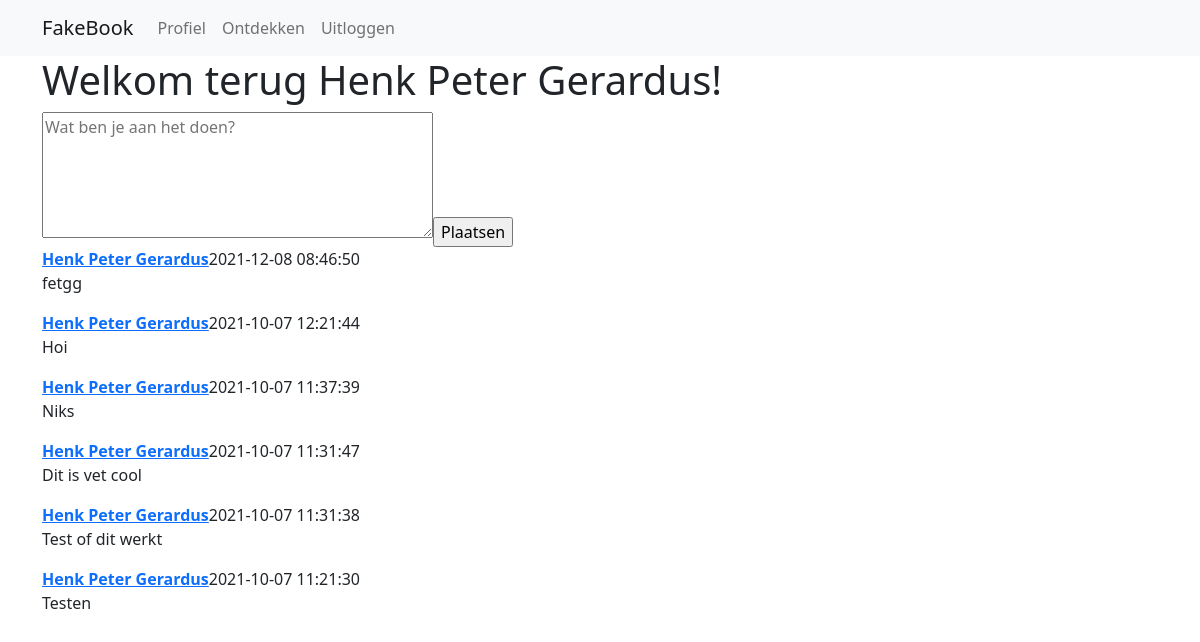
The app's page / (signed in) with its own data.
### tables this page shows
CREATE TABLE `user` (
  `id` int(11) NOT NULL,
  `email` varchar(250) DEFAULT NULL,
  `password` text DEFAULT NULL,
  `firstName` varchar(100) DEFAULT NULL,
  `lastName` varchar(100) DEFAULT NULL,
  `country` varchar(100) DEFAULT NULL,
  `profilePicUrl` varchar(500) DEFAULT NULL,
  `biography` text DEFAULT NULL,
  `birthdate` date DEFAULT NULL,
  `gender` int(11) DEFAULT NULL,
  `profileFont` varchar(100) DEFAULT NULL,
  `profileColor` varchar(100) DEFAULT NULL
);

CREATE TABLE `post` (
  `id` int(11) NOT NULL,
  `userId` int(11) DEFAULT NULL,
  `content` text DEFAULT NULL,
  `postDate` datetime DEFAULT NULL
);

### functions.php (called while the page is built, shortened)
<?php
function getUserData($db, $userId){
    $sql = "SELECT * FROM user WHERE id='".$userId."' ORDER BY id LIMIT 1";
    if($result = $db->prepare($sql)){
        $result->execute();
        if($result->rowCount() == 1){
            $result = $result->fetchAll(PDO::FETCH_ASSOC);
            $result = $result[0];
            return $result;
        } else {
            return null;
        }
    } else {
        return null;
    }
}
?>

### classes/post.class.php (the view, shortened to what this page needs)
<?php
class Post{
    private $db;
    private $id;
    private $content;
    private $date;
    private $userId;
    private $userFullName;
    public function __construct($db, $id){
        $this->db = $db;
        $this->id = $id;
        $this->getPostData();
    }
    private function getPostData(){
        $sql = "SELECT * FROM post WHERE id=".$this->id;
        if($result = $this->db->prepare($sql)){
            $result->execute();
            if($result->rowCount() > 0){
                $result = $result->fetchAll(PDO::FETCH_ASSOC);
                $result = $result[0];
                $this->content = $result["content"];
                $this->date = $result["postDate"];
                $this->userId = $result["userId"];
            }
        }
    }
    private function getUserData(){
        $sql = "SELECT firstName, lastName, profilePicUrl FROM user WHERE id='".$this->userId."' LIMIT 1";
        if($result = $this->db->prepare($sql)){
            $result->execute();
            if($result->rowCount() == 1){
                $result = $result->fetchAll(PDO::FETCH_ASSOC);
                $result = $result[0];
                $this->userFullName = $result["firstName"] . " " . $result["lastName"];
            }
        }
    }
    private function UserExists(){
        if(isset($this->userFullName) && strlen($this->userFullName) > 1){
            return true;
        } else {
            return false;
        }
    }
    public function render(){
        if($this->userExists()){
            echo "<div class=\"post\">";
                echo "<a href=\"?profileId=".$this->userId."\"><strong>".$this->userFullName."</strong></a>";
                echo "<span class=\"date\">".$this->date."</span>";
                echo "<p>".$this->content."</p>";
            echo "</div>";
        }
    }
}
?>

### content/content_feed.php (shortened to what this page needs)
<?php
$userData = getUserData($db, $_SESSION["userId"]);
echo "<h1>Welkom terug ".$userData["firstName"]." ".$userData["lastName"]."!</h1>";
$showForm = true;
if($showForm){
    echo "<form method=\"POST\">";
        echo "<textarea rows=\"5\" cols=\"40\" placeholder=\"Wat ben je aan het doen?\" name=\"content\"></textarea>";
        echo "<input name=\"postSubmit\" type=\"submit\" value=\"Plaatsen\">";
    echo "</form>";
}
$sql = "SELECT id FROM post ORDER BY postDate DESC";
if($result = $db->prepare($sql)){
    $result->execute();
    if($result->rowCount() > 0){
        $result = $result->fetchAll(PDO::FETCH_ASSOC);
        foreach($result as $post){
            $p = new Post($db, $post["id"]);
            $p->render();
        }
    }
}
?>

### records on screen
user: firstName "Henk Peter", lastName "Gerardus"
post: userId.lastName "Henk Peter Gerardus", postDate "2021-12-08 08:46:50", content "fetgg"
post: userId.lastName "Henk Peter Gerardus", postDate "2021-10-07 12:21:44", content "Hoi"
post: userId.lastName "Henk Peter Gerardus", postDate "2021-10-07 11:37:39", content "Niks"
post: userId.lastName "Henk Peter Gerardus", postDate "2021-10-07 11:31:47", content "Dit is vet cool"
post: userId.lastName "Henk Peter Gerardus", postDate "2021-10-07 11:31:38", content "Test of dit werkt"
post: userId.lastName "Henk Peter Gerardus", postDate "2021-10-07 11:21:30", content "Testen"
